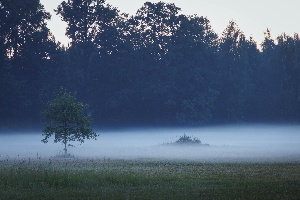
#> input picture color_temp/demo.jpg, 300 x 200 px
$ python color_temp.py
#> lines starting #> are read from the running program, lines starting #| are printed output that depends on the picture
#> further down, img is the input picture: shape (200, 300, 3); mean B, G, R 114.4, 94.2, 78.7
#  Izstrādāt programmu, kas koriģē krāsas no kvēlspuldzes apgaismojuma uz apmākušās dienas gaismu.
import cv2
import numpy as np
import matplotlib.pyplot as plt


def color_temp(image: np.ndarray, plot=True):
#> called with plot = True
    if not len(image.shape) == 3:
        raise "Image not in expected shape, required num_dims=3"
    img_processed = np.zeros(image.shape, dtype=np.float32)

    temp1 = 3000
    temp2 = 6500
    # https://andi-siess.de/rgb-to-color-temperature/
    rgb1 = np.array([255, 180, 107])
    rgb2 = np.array([255, 249, 253])

    for i in range(image.shape[0]):
        for j in range(image.shape[1]):
            for k in range(image.shape[2]):
                img_processed[i, j, k] = image[i, j, k] * rgb2[k] / rgb1[k]
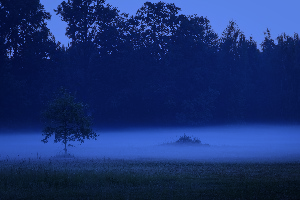
#> img_processed: shape (200, 300, 3) float32; mean R, G, B 78.7, 130.2, 270.4; drawn with min black and max white

    img_processed = np.clip(img_processed, 0, 255)
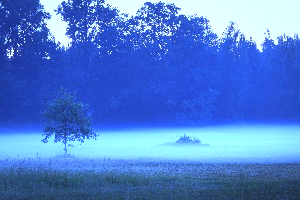
#> img_processed: shape (200, 300, 3) float32; mean R, G, B 78.7, 124.4, 209.9
    img_processed = img_processed.astype(np.uint8)
    if plot:
        plt.subplot(1, 2, 1)
        plt.imshow(image)
        plt.subplot(1, 2, 2)
        plt.imshow(img_processed)
        plt.tight_layout()
        plt.show()
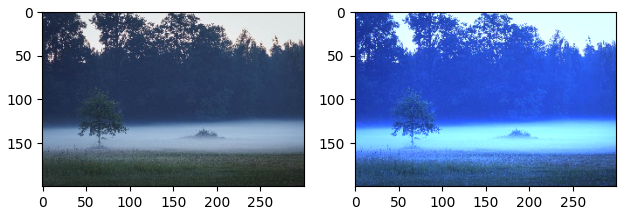
#> figure drawn by matplotlib, 2 panels
    return img_processed


if __name__ == '__main__':
    img = cv2.imread("demo.jpg")
    img_filtered = color_temp(cv2.cvtColor(img, cv2.COLOR_BGR2RGB), plot=True)
    cv2.imwrite('demo_result.jpg', cv2.cvtColor(img_filtered, cv2.COLOR_RGB2BGR))
